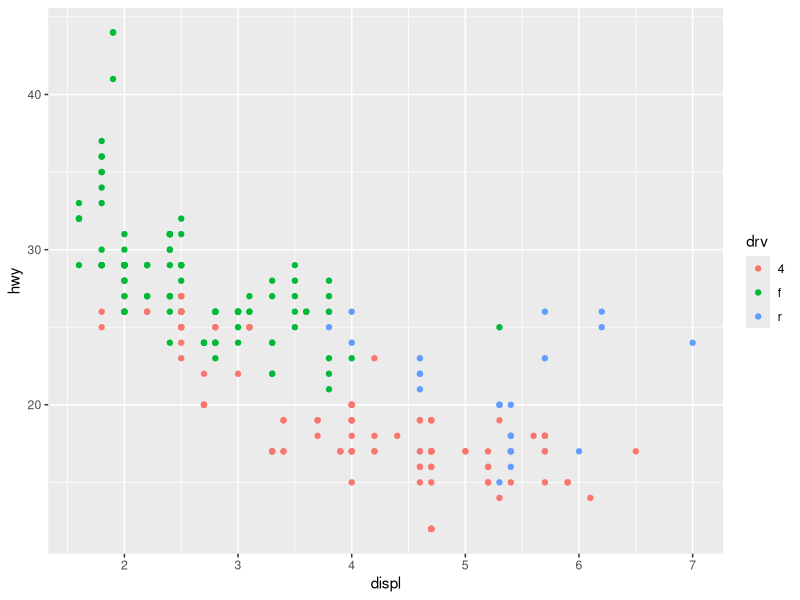
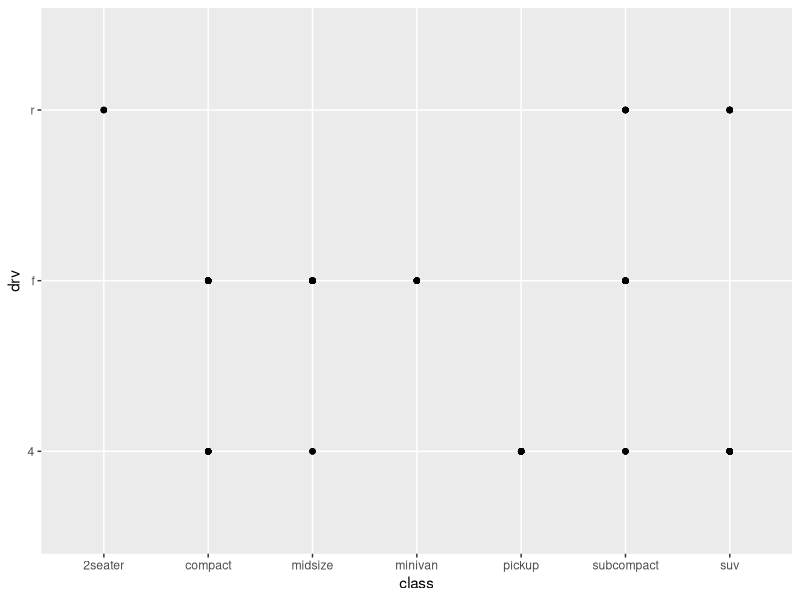
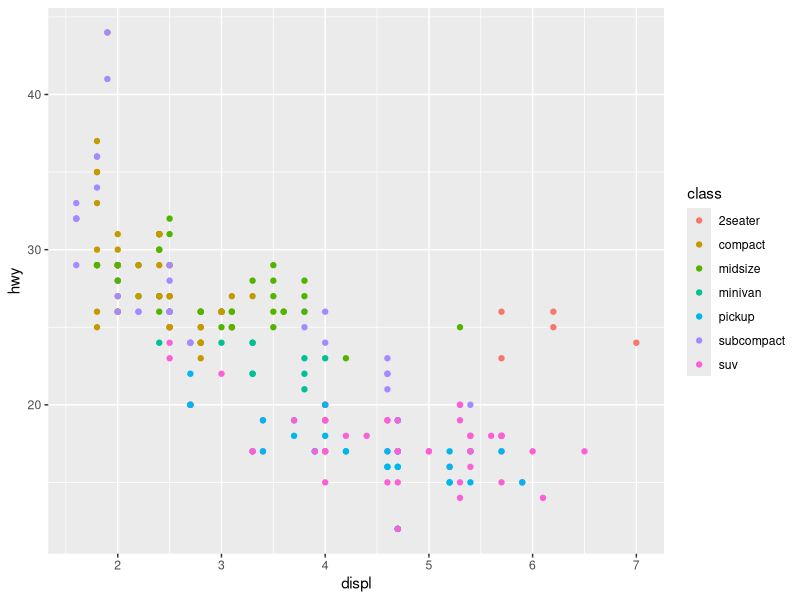
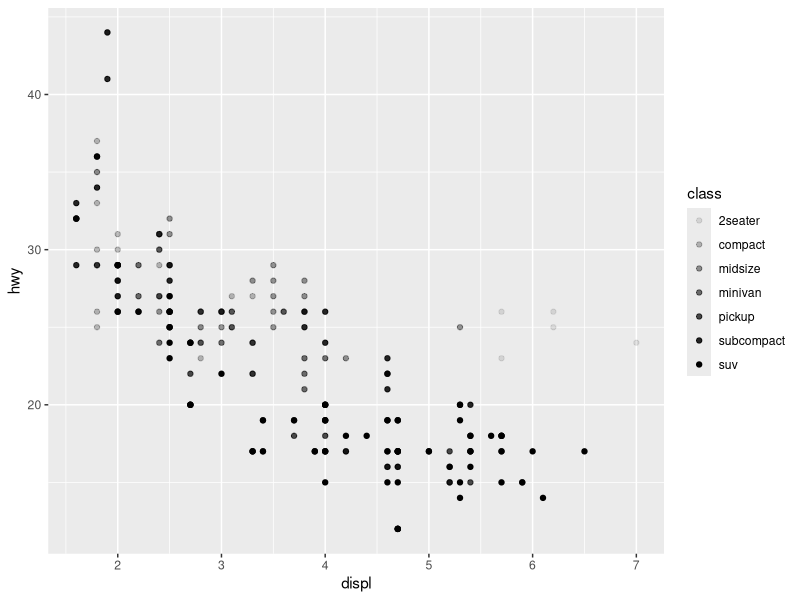
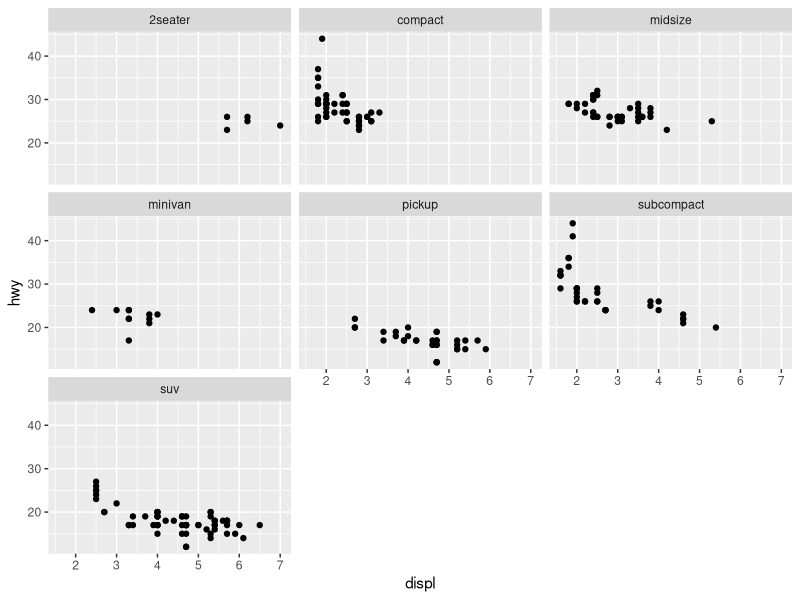
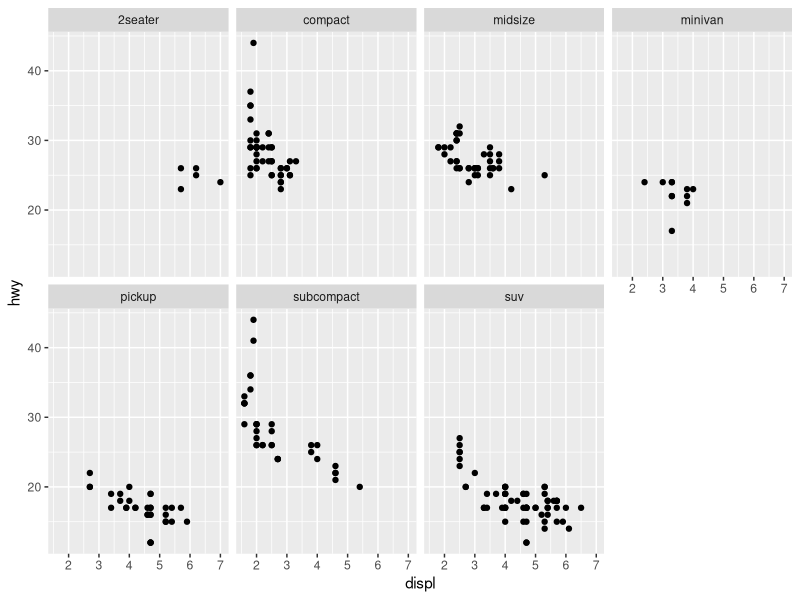

These charts were generated, in order, by the following R code:

# Carga de paquetes
library(ggplot2)
library(dplyr)

# Carga de datos
mpg <- mpg


mpg %>% 
ggplot() +
  geom_point(mapping = aes(x = displ, y = hwy, color = drv))

mpg %>% 
  ggplot() +
  geom_point(mapping = aes(x = class, y = drv))

str(mpg)

ggplot(data = mpg) + 
  geom_point(mapping = aes(x = displ, y = hwy, color = class))

ggplot(data = mpg) + 
  geom_point(mapping = aes(x = displ, y = hwy, alpha = class))

ggplot(data = mpg) + 
  geom_point(mapping = aes(x = displ, y = hwy)) + 
  facet_wrap(~ class, nrow = 3)

ggplot(data = mpg) + 
  geom_point(mapping = aes(x = displ, y = hwy)) + 
  facet_wrap(~ class, nrow = 2)
